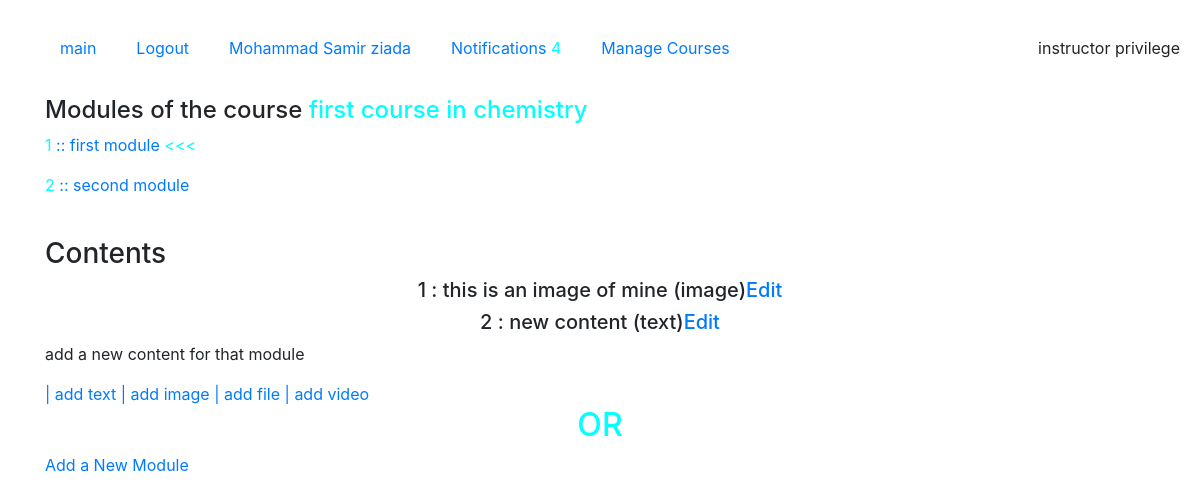
The app's page /manage/module/first-module/contents/ (signed in) with its own data.
### notifications/models.py (models this page shows, shortened)
class Notify(models.Model):
    user         = models.ForeignKey(User, on_delete=models.CASCADE, related_name='notifications')
    verb         = models.CharField(max_length=50)
    content_type = models.ForeignKey(ContentType, on_delete=models.CASCADE)
    object_id    = models.PositiveIntegerField()
    target       = GenericForeignKey('content_type', 'object_id')
    created_at   = models.DateTimeField(auto_now_add=True)
    read_by      = models.ManyToManyField(User, related_name='read_notifs', related_query_name='notif_readed')

### courses/models.py (models this page shows, shortened)
class Course(models.Model):
    title         = models.CharField(max_length=200)
    slug          = models.SlugField(max_length=200, unique=True)
    overview      = models.TextField()
    creator       = models.ForeignKey(User, on_delete=models.PROTECT,
                                            related_name='courses_created',
                                            related_query_name='course_created')
    instructors   = models.ManyToManyField(User, related_name='courses_instructed',
                                                related_query_name='instruct_in_course',
                                                blank=True,
                                                limit_choices_to={'groups__name__in': ['Instructors']}
                                                )
    students      = models.ManyToManyField(User, related_name='courses_enrolled',
                                                related_query_name='course_enrolled',
                                                blank=True)
    subject       = models.ForeignKey(Subject, related_name='courses', on_delete=models.CASCADE)
    created_at    = models.DateTimeField(auto_now_add=True)
    updated_at    = models.DateTimeField(auto_now=True)
    grade         = models.PositiveIntegerField()
    comments      = GenericRelation(Comment, content_type_field='content_type', object_id_field='object_id', related_query_name='on_course')
    notifications = GenericRelation(Notify, content_type_field='content_type', object_id_field='object_id', related_query_name='on_course')
    class Meta:
        ordering = ['title']
    def __str__(self):
        return self.title

class Module(models.Model):
    title       = models.CharField(max_length=200)
    slug        = models.SlugField(max_length=200, unique=True)
    course      = models.ForeignKey(Course, on_delete=models.CASCADE, related_name='modules')
    description = models.TextField()
    order       = OrderField(for_fields=['course'], blank=True)
    created_at  = models.DateTimeField(auto_now_add=True)
    updated_at  = models.DateTimeField(auto_now=True)
    class Meta:
        ordering = ['order']
    def __str__(self):
        return f'module {self.order +1 } {self.title} for course {self.course}'

class Content(models.Model):
    module       = models.ForeignKey(Module, related_name='contents', on_delete=models.CASCADE)
    content_type = models.ForeignKey(ContentType, on_delete=models.CASCADE,
                                                  limit_choices_to={'model__in':
                                                                      ('text', 'image', 'file', 'video')})
    object_id    = models.PositiveIntegerField()
    item         = GenericForeignKey('content_type', 'object_id')
    order        = OrderField(blank=True, for_fields=['module'])
    created_at = models.DateTimeField(auto_now_add=True)
    updated_at = models.DateTimeField(auto_now=True)
    class Meta:
        ordering = ['order']

class ItemBase(models.Model):
    creator = models.ForeignKey(User, on_delete=models.CASCADE, related_name='%(class)s_related')
    title   = models.CharField(max_length=100)
    created = models.DateTimeField(auto_now_add=True)
    updated = models.DateTimeField(auto_now=True)
    class Meta:
        abstract = True
    def __str__(self):
        return self.title

class Image(ItemBase):
    image = models.ImageField()

class Text(ItemBase):
    text = models.TextField()

### courses/views.py (the view)
# urls.py: path('module/<slug:module_slug>/contents/', views.CourseModuleContentListView.as_view(),
class CourseModuleContentListView(LoginRequiredMixin, PermissionRequiredMixin, TemplateResponseMixin, View):
    template_name='courses/manage/content/list.html'
    permission_required = 'courses.view_content'
    def get(self,request, module_slug):
        module = get_object_or_404(Module, slug=module_slug)
        return self.render_to_response({'module': module})

### courses/templatetags/courses_tags.py (called while the page is built)
@register.filter
def model_name(obj):
    try:
        return obj._meta.model_name
    except:
        return None

@register.filter
def is_admin(user):
    return belong_to_group(user=user, name='Admins')

@register.filter
def is_instructor(user):
    return belong_to_group(user=user, name='Instructors')

### courses/utils.py (called while the page is built)
def belong_to_group(user, name):
    return user.groups.filter(name=name).exists()

### notifications/templatetags/notifications_tags.py (called while the page is built)
@register.filter
def count_notifs(user):
    non_admin_verbs = ['Updated the course', 'Deleted the course']
    list_ = None
    if belong_to_group(user, 'Admins'):
        list_ = list(chain(Notify.objects.filter(on_course__creator=user).\
        exclude(Q(verb__in=non_admin_verbs)),
        Notify.objects.filter(verb='Created Course')))
    elif belong_to_group(user, 'Instructors'):
        list_ = list(chain(Notify.objects.filter(on_course__instructors=user),
        Notify.objects.filter(on_comment__on_course__instructors=user)))
    elif user.is_authenticated :
        list_ = list(chain(Notify.objects.filter(on_course__students=user),
        Notify.objects.filter(on_comment__user=user)))
    i = 0
    for n in list_ :
        if user not in n.read_by.all():
            i += 1
    return i

### courses/templates/courses/manage/content/list.html (shortened to what this page needs)
{%extends 'base.html'%}
{%load courses_tags %}
{%block body%}
    {%with module.course as course%}
        <h4>Modules of the course<span> {{course.title}} </span></h4>
        {%for m in course.modules.all %}
           <p ><a href="{%url 'course_module_contents_view' m.slug %}"> <span>{{m.order|add:1}} </span>:: {%if m == module%} {{m.title}}<span> <<< </span>{%else%}{{m.title}}{%endif%}</a></p>
        {%empty%}
            <h5>There is no modules Yet of this course <a href="{% url 'course_modules_create_view' course.id %}">add one</a></h5>
        {%endfor%}
    {%endwith%}
    <br>
    <h3>Contents</h3>
    {% for c in module.contents.all %}
        {% with item=c.item %}
            <h5>{{forloop.counter}} : {{item}} ({{item|model_name}})<a href="{%url 'content_update_view' module.id item|model_name  item.id %}">Edit </a></h5>
        {%endwith%}
    {%empty%}
        <br>
        <h5>There is no content for this module yet</h5>
    {%endfor%}
    <p>add a new content for that module</p>
    <a href="{%url 'content_create_view' module.id 'text' %}"> | add text</a>
    <a href="{%url 'content_create_view' module.id 'image' %}"> | add image</a>
    <a href="{%url 'content_create_view' module.id 'file' %}"> | add file</a>
    <a href="{%url 'content_create_view' module.id 'video' %}"> | add video</a>
    <h2><span>OR </span></h2>
    <p><a href="{%url 'course_modules_create_view' module.course.id%}">Add a New Module</a></p>
{%endblock%}

### users/templates/base.html (shortened to what this page needs)
{%load static%}
{% load courses_tags %}
{% load notifications_tags %}
<!DOCTYPE html>
<html lang="en">
<head>
    <link rel="stylesheet" href="{% static 'css/bootstrap.min.css' %}" type="text/css">
    <link rel="stylesheet" href="{% static 'base.css' %}" type="text/css">
</head>
<body>
    <nav>
        <ul>
            <li><a href="{%url 'course_list_view'%}"> main </a></li>
            {% if not user.is_authenticated %}
            <li><a href="{%url 'login_view'%}"> Login </a></li>
            <li><a href="{%url 'register_view'%}"> Register </a></li>
            {% else %}
            <li><a href="{%url 'logout_view'%}"> Logout</a></li>
            <li><a href="{%url 'update_info_view'%}">{{user.get_full_name}}</a></li>
            <li><a href="{%url 'list_notifications'%}">Notifications</a> <span>{{user|count_notifs}}</span></li>
            {%endif%}
            {%if user|is_admin or user|is_instructor %}
            <li><a href="{%url 'manage_course_list_view'%}">Manage Courses </a></li>
            {%endif%}
        </ul>
        <ul class="right">
            {%if user|is_admin%}
            <li>Admin privilege</li>
            <li><a href="{%url 'manage_users_list_view'%}">Manage Users </a></li>
            {%elif user|is_instructor%}
            <li>instructor privilege</li>
            {%endif%}
        </ul>
    </nav>
    <div class="container">
    {%block body%}
    {%endblock%}
    </div>
</body>
</html>

### users/static/base.css (style rules this page uses)
nav { display: block; height: 60px; }
ul { list-style: none; position: relative; }
nav li { float: left; padding: 20px; position: relative; }
span { color: aqua; }
h5, h2 { text-align: center; }
.right { float: right; }

### records on screen
Course: title "first course in chemistry"
Module: order|add "1", title "first module"
Module: order|add "2", title "second module"
Content: item "this is an image of mine", item|model_name "image"
Content: item "new content", item|model_name "text"

### other values on screen
{{ user.get_full_name }} "Mohammad Samir ziada"
{{ user|count_notifs }} "4"
